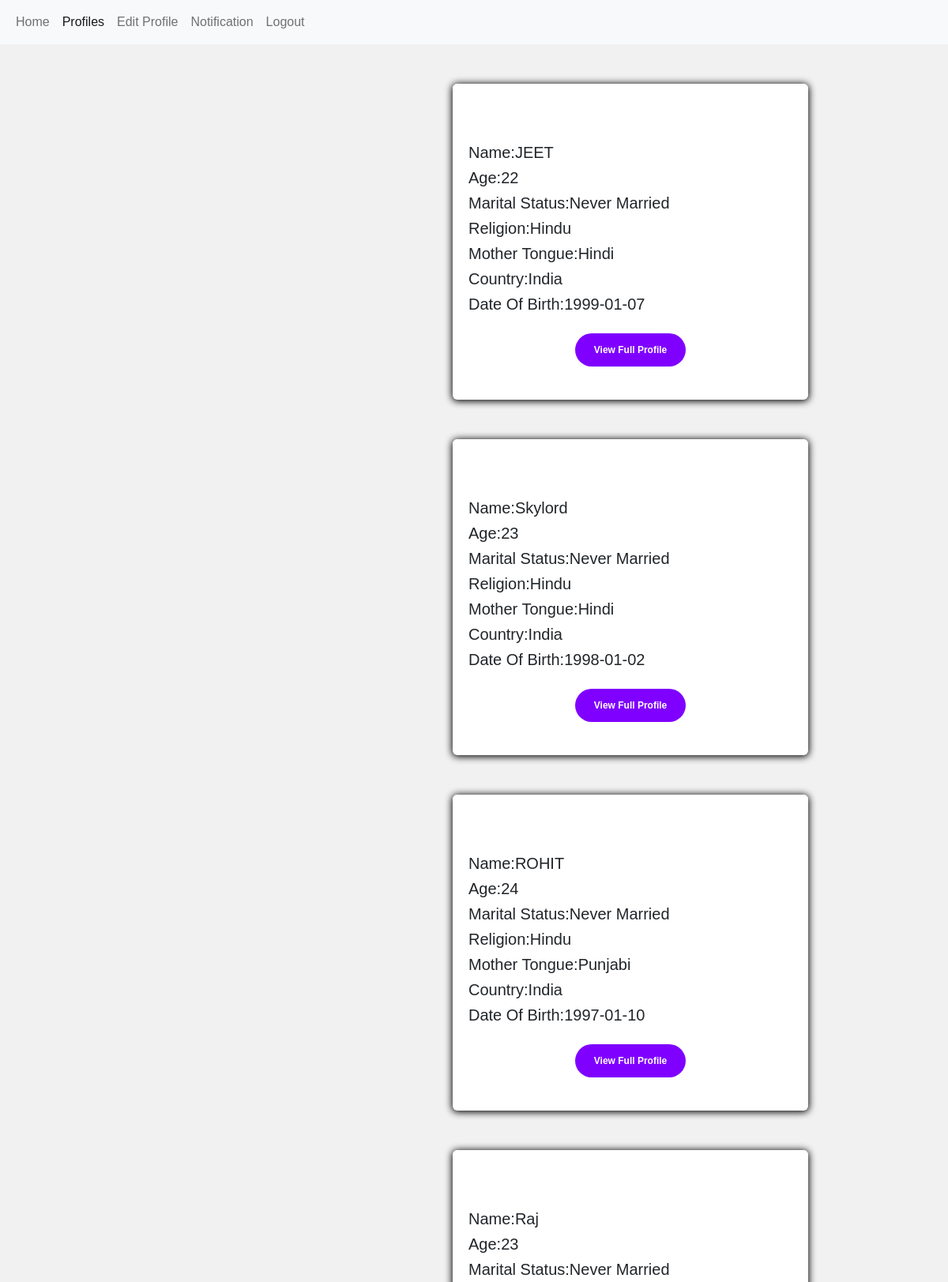
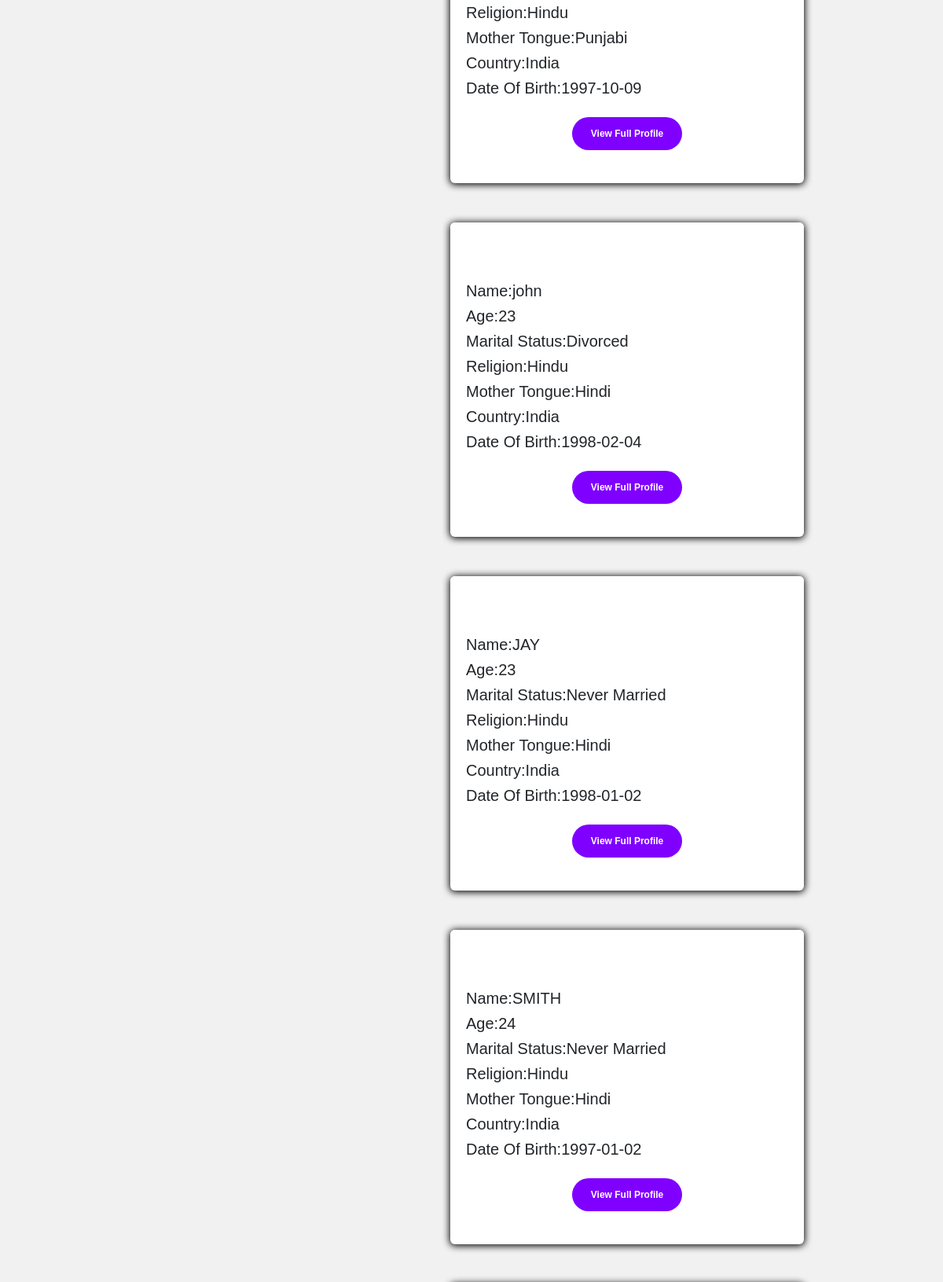
Screenshot of /profiles.php (signed in, upper part) with the database file from the repository (2 pictures, top to bottom).
### tables this page shows
CREATE TABLE `userinfo` (
  `id` int(255) NOT NULL,
  `SrNo` varchar(255) NOT NULL,
  `Username` varchar(255) NOT NULL,
  `MobileNo` varchar(255) NOT NULL,
  `ProfileFor` varchar(255) NOT NULL,
  `Gender` varchar(255) NOT NULL,
  `Height` varchar(255) NOT NULL,
  `MaritalStatus` varchar(255) NOT NULL,
  `MotherTongue` varchar(255) NOT NULL,
  `Religion` varchar(255) NOT NULL,
  `Country` varchar(255) NOT NULL,
  `dob` varchar(255) NOT NULL,
  `Age` varchar(255) NOT NULL,
  `Education` varchar(255) NOT NULL,
  `workas` varchar(255) NOT NULL,
  `Income` varchar(255) NOT NULL,
  `about` varchar(255) NOT NULL,
  `photo` varchar(255) NOT NULL
);

### functions.php (called while the page is built, shortened)
<?php
function check_login($connect)
{
    if(isset($_SESSION['Sr.No']))
    {
        $sr_no=$_SESSION['Sr.No'];
        $query_select="SELECT * FROM `profile` WHERE `Sr.No` = '$sr_no'";
        $result_select=mysqli_query($connect,$query_select);
        $rows=mysqli_num_rows($result_select);
        if($rows && $result_select)
        {
            $user_data =mysqli_fetch_assoc($result_select);
            return $user_data;
            die;
        }
    }
}
?>

### profiles.php (the view, shortened to what this page needs)
<!DOCTYPE html>
<html lang="en">
<head>
    <link href="https://cdn.jsdelivr.net/npm/bootstrap@5.0.2/dist/css/bootstrap.min.css" rel="stylesheet">
</head>
<body>
<nav class="navbar navbar-expand-lg navbar-light bg-light">
  <div class="container-fluid">
    <div class="collapse navbar-collapse" id="navbarSupportedContent">
      <ul class="navbar-nav me-auto mb-2 mb-lg-0">
        <li class="nav-item">
          <a class="nav-link " aria-current="page" href="myprofile.php">Home</a>
        </li>
        <li class="nav-item">
          <a class="nav-link active" aria-current="page" href="profiles.php">Profiles</a>
        </li>
        <li class="nav-item">
          <a class="nav-link" href="update.php">Edit Profile</a>
        </li>
        <li class="nav-item">
          <a class="nav-link" href="notification.php">Notification</a>
        </li>
        <li class="nav-item">
          <a class="nav-link" href="Logout.php">Logout</a>
        </li>
      </ul>
    </div>
  </div>
</nav>
<?php
if(isset($_SESSION['Sr.No']))
{
include("connections.php");
include("functions.php");
$user_data=check_login($connect);
}
else{
    echo ("<script LANGUAGE='JavaScript'>
                        window.alert('Please Login or Signup to visit Website');
                        window.location.href='Login_page.php';
                        </script>");
    die;
}
$SrNo=$user_data['Sr.No'];
if($SrNo){
    $mysql="SELECT * FROM userinfo WHERE SrNo='$SrNo'";
    $result_select=mysqli_query($connect,$mysql);
    $user_data =mysqli_fetch_assoc($result_select);
}
if($user_data['Gender']=="male"){
    $OppGender="female";
}else{
    $OppGender="male";
}
$mysql="SELECT * FROM userinfo WHERE Gender='$OppGender'";
$result_select=mysqli_query($connect,$mysql);
while($Data=mysqli_fetch_assoc($result_select)){
 $Username=$Data['Username'];
    ?>
<div class="profiles">
<div class="card-container">
         <div class="lower-container">
            <div>
            <h5>Name:<?php  echo $Data['Username'];?></h5>
            <h5>Age:<?php  echo $Data['Age'];?></h5>
                <h5>  Marital Status:<?php  echo $Data['MaritalStatus'];?></</h5>
                  <h5>Religion:<?php  echo $Data['Religion'];?></</h5>
                  <h5>Mother Tongue:<?php  echo $Data['MotherTongue'];?></</h5>
                  <h5>Country:<?php  echo $Data['Country'];?></</h5>
                  <h5>Date Of Birth:<?php  echo $Data['dob'];?></</h5>
            </div>
            <div>
            <a href='ViewProfile.php?Username=<?php echo $Username?> ' class="btn">View Full Profile</a>
            </div>
         </div>
      </div>
      </div>
<?php
}
?>
</body>
</html>

### profiles.php (style rules this page uses)
.profiles { display:flex; width:calc(33%-300px); flex-wrap: wrap; flex-direction: row; }
body { margin: 0px; padding: 0px; background: #f1f1f1; font-family: arial; box-sizing: border-box; }
.card-container { width: 450px; height: 400px; background: #FFF; border-radius: 6px; box-shadow: 0px 1px 10px 1px #000; overflow: hidden; display: inline-block; margin-left: 573px; margin-top: 50px; }
.lower-container { height: 280px; background: #FFF; padding: 20px; padding-top: 75px; text-align: center; }
.lower-container h5 { text-align: left; }
.lower-container .btn { padding: 12px 20px; background: #7F00FF; border: none; width: 140px; margin-top: 17px; color: white; border-radius: 30px; font-size: 12px; text-decoration: none; font-weight: bold; transition: all .3s ease-in; }

### rows the page displays
userinfo: Username "JEET", Age "22", MaritalStatus "Never Married", Religion "Hindu", MotherTongue "Hindi", Country "India", dob "1999-01-07"
userinfo: Username "Skylord", Age "23", MaritalStatus "Never Married", Religion "Hindu", MotherTongue "Hindi", Country "India", dob "1998-01-02"
userinfo: Username "ROHIT", Age "24", MaritalStatus "Never Married", Religion "Hindu", MotherTongue "Punjabi", Country "India", dob "1997-01-10"
userinfo: Username "Raj", Age "23", MaritalStatus "Never Married", Religion "Hindu", MotherTongue "Punjabi", Country "India", dob "1997-10-09"
userinfo: Username "john", Age "23", MaritalStatus "Divorced", Religion "Hindu", MotherTongue "Hindi", Country "India", dob "1998-02-04"
userinfo: Username "JAY", Age "23", MaritalStatus "Never Married", Religion "Hindu", MotherTongue "Hindi", Country "India", dob "1998-01-02"
userinfo: Username "SMITH", Age "24", MaritalStatus "Never Married", Religion "Hindu", MotherTongue "Hindi", Country "India", dob "1997-01-02"
